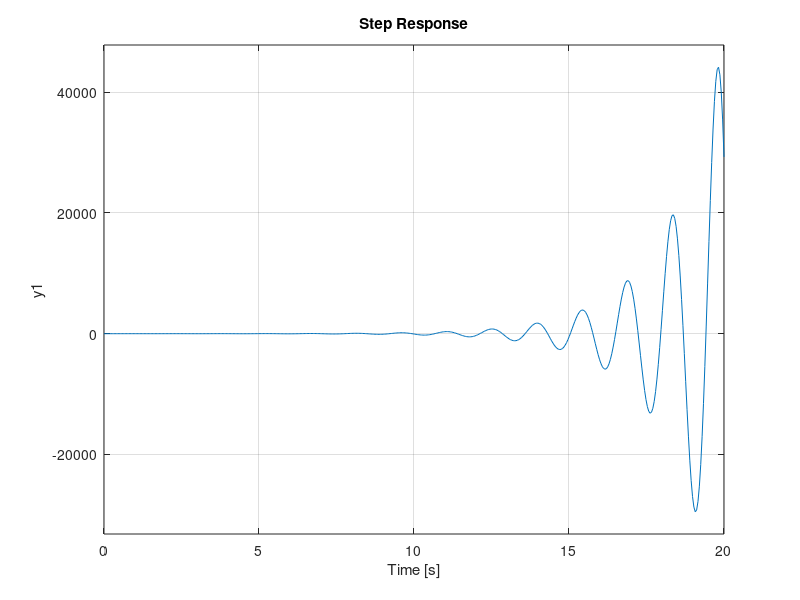
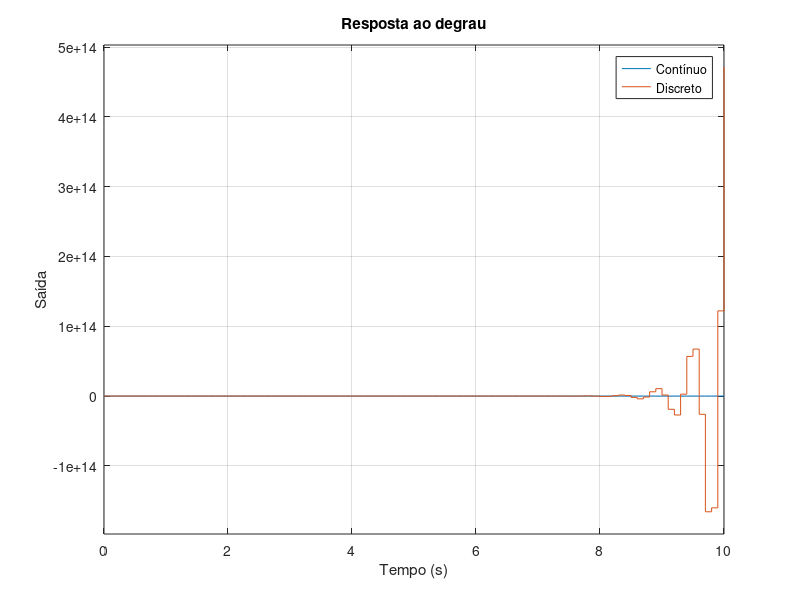

The MATLAB source for these figures, in order:
pkg load control

num = [4]; den = [1 6 11 6];
T = 0.1;
G = tf(num, den);

Gz = c2d(G, T, 'zoh');

rlocus(G);

Kcr = 32;
sys_osc = feedback(Kcr*G, 1);
step(sys_osc);

Tcr = 2.5;

Kp = 0.6 * Kcr;
Ti = 0.5 * Tcr;;
Td = 0.125 * Tcr;

%Analógico
s = tf('s');
Gc = Kp * (1 + (1/(Ti * s)) + (Td * s));
sys_cl = feedback(Gc * G, 1);


Kd = Kp * Td / T;
Ki = Kp * T / Ti;
Kpi = Kp / (1 - T / (2 * Ti));


%Digital
z = tf('z', T);
Gcz = Kpi + Ki * T * z / (z - 1) + Kd * (z - 1) / (T * z);
sys_clz = feedback(Gcz * Gz, 1);


t = 0:T:10;
figure;
step(sys_cl, sys_clz, t);
legend("Contínuo", "Discreto");
title("Resposta ao degrau");
xlabel("Tempo (s)");
ylabel("Saída");
grid on;

